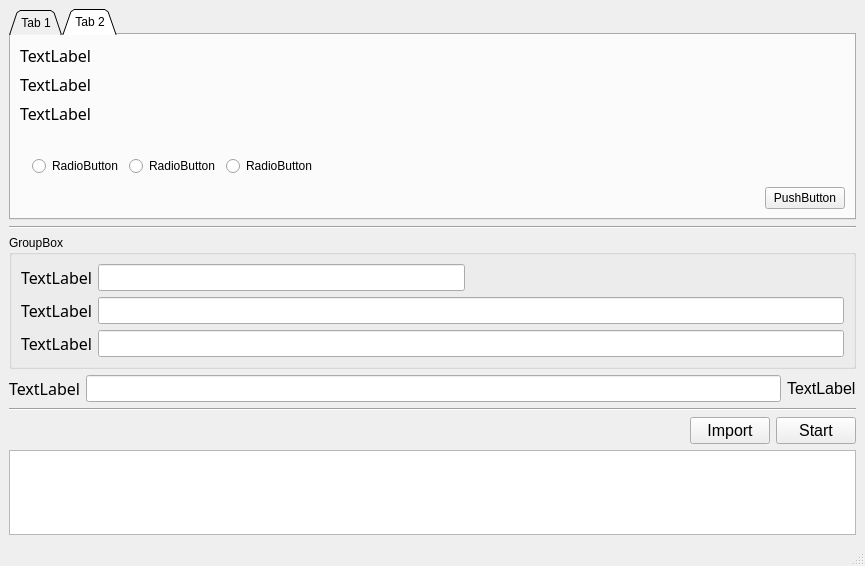
<?xml version="1.0" encoding="UTF-8"?>
<ui version="4.0">
 <class>MainWindow</class>
 <widget class="QMainWindow" name="MainWindow">
  <property name="geometry">
   <rect>
    <x>0</x>
    <y>0</y>
    <width>865</width>
    <height>566</height>
   </rect>
  </property>
  <property name="windowTitle">
   <string>MainWindow</string>
  </property>
  <widget class="QWidget" name="centralwidget">
   <layout class="QGridLayout" name="gridLayout_10">
    <item row="1" column="0">
     <widget class="Line" name="line_2">
      <property name="orientation">
       <enum>Qt::Horizontal</enum>
      </property>
     </widget>
    </item>
    <item row="2" column="0">
     <widget class="QGroupBox" name="groupBox">
      <property name="title">
       <string>GroupBox</string>
      </property>
      <layout class="QGridLayout" name="gridLayout_3">
       <item row="0" column="0">
        <layout class="QGridLayout" name="gridLayout">
         <item row="1" column="1" colspan="3">
          <widget class="QLineEdit" name="address_line">
           <property name="font">
            <font>
             <pointsize>12</pointsize>
            </font>
           </property>
          </widget>
         </item>
         <item row="0" column="0">
          <widget class="QLabel" name="number">
           <property name="font">
            <font>
             <family>標楷體</family>
             <pointsize>12</pointsize>
            </font>
           </property>
           <property name="text">
            <string>TextLabel</string>
           </property>
          </widget>
         </item>
         <item row="1" column="0">
          <widget class="QLabel" name="address">
           <property name="font">
            <font>
             <family>標楷體</family>
             <pointsize>12</pointsize>
            </font>
           </property>
           <property name="text">
            <string>TextLabel</string>
           </property>
          </widget>
         </item>
         <item row="2" column="1" colspan="3">
          <widget class="QLineEdit" name="name_line">
           <property name="font">
            <font>
             <pointsize>12</pointsize>
            </font>
           </property>
          </widget>
         </item>
         <item row="2" column="0">
          <widget class="QLabel" name="name">
           <property name="font">
            <font>
             <family>標楷體</family>
             <pointsize>12</pointsize>
            </font>
           </property>
           <property name="text">
            <string>TextLabel</string>
           </property>
          </widget>
         </item>
         <item row="0" column="3">
          <spacer name="horizontalSpacer_2">
           <property name="orientation">
            <enum>Qt::Horizontal</enum>
           </property>
           <property name="sizeHint" stdset="0">
            <size>
             <width>40</width>
             <height>20</height>
            </size>
           </property>
          </spacer>
         </item>
         <item row="0" column="1">
          <widget class="QLineEdit" name="number_line">
           <property name="font">
            <font>
             <pointsize>12</pointsize>
            </font>
           </property>
          </widget>
         </item>
        </layout>
       </item>
      </layout>
     </widget>
    </item>
    <item row="3" column="0">
     <layout class="QHBoxLayout" name="horizontalLayout">
      <item>
       <widget class="QLabel" name="file_name">
        <property name="font">
         <font>
          <family>標楷體</family>
          <pointsize>12</pointsize>
         </font>
        </property>
        <property name="text">
         <string>TextLabel</string>
        </property>
       </widget>
      </item>
      <item>
       <widget class="QLineEdit" name="file_name_line">
        <property name="sizePolicy">
         <sizepolicy hsizetype="Expanding" vsizetype="Minimum">
          <horstretch>0</horstretch>
          <verstretch>0</verstretch>
         </sizepolicy>
        </property>
        <property name="font">
         <font>
          <pointsize>12</pointsize>
         </font>
        </property>
       </widget>
      </item>
      <item>
       <widget class="QLabel" name="label">
        <property name="font">
         <font>
          <pointsize>12</pointsize>
         </font>
        </property>
        <property name="text">
         <string>TextLabel</string>
        </property>
       </widget>
      </item>
     </layout>
    </item>
    <item row="4" column="0">
     <widget class="Line" name="line">
      <property name="orientation">
       <enum>Qt::Horizontal</enum>
      </property>
     </widget>
    </item>
    <item row="5" column="0">
     <layout class="QGridLayout" name="gridLayout_9">
      <item row="0" column="0">
       <spacer name="horizontalSpacer">
        <property name="orientation">
         <enum>Qt::Horizontal</enum>
        </property>
        <property name="sizeHint" stdset="0">
         <size>
          <width>458</width>
          <height>20</height>
         </size>
        </property>
       </spacer>
      </item>
      <item row="0" column="1">
       <widget class="QPushButton" name="import_btm">
        <property name="sizePolicy">
         <sizepolicy hsizetype="Minimum" vsizetype="Minimum">
          <horstretch>0</horstretch>
          <verstretch>0</verstretch>
         </sizepolicy>
        </property>
        <property name="font">
         <font>
          <family>Arial</family>
          <pointsize>12</pointsize>
         </font>
        </property>
        <property name="mouseTracking">
         <bool>false</bool>
        </property>
        <property name="text">
         <string>Import</string>
        </property>
       </widget>
      </item>
      <item row="0" column="2">
       <widget class="QPushButton" name="start_btm">
        <property name="sizePolicy">
         <sizepolicy hsizetype="Minimum" vsizetype="Minimum">
          <horstretch>0</horstretch>
          <verstretch>0</verstretch>
         </sizepolicy>
        </property>
        <property name="font">
         <font>
          <family>Arial</family>
          <pointsize>12</pointsize>
         </font>
        </property>
        <property name="text">
         <string>Start</string>
        </property>
       </widget>
      </item>
      <item row="1" column="0" colspan="3">
       <widget class="QPlainTextEdit" name="status_txt"/>
      </item>
     </layout>
    </item>
    <item row="0" column="0">
     <widget class="QTabWidget" name="tabWidget">
      <property name="styleSheet">
       <string notr="true"/>
      </property>
      <property name="tabShape">
       <enum>QTabWidget::Triangular</enum>
      </property>
      <property name="currentIndex">
       <number>1</number>
      </property>
      <widget class="QWidget" name="tab_1">
       <attribute name="title">
        <string>Tab 1</string>
       </attribute>
       <layout class="QGridLayout" name="gridLayout_8">
        <item row="0" column="0">
         <layout class="QGridLayout" name="gridLayout_4">
          <item row="0" column="0" colspan="2">
           <layout class="QVBoxLayout" name="verticalLayout">
            <item>
             <widget class="QLabel" name="tab_1_title_1">
              <property name="font">
               <font>
                <family>標楷體</family>
                <pointsize>12</pointsize>
               </font>
              </property>
              <property name="text">
               <string>TextLabel</string>
              </property>
             </widget>
            </item>
            <item>
             <widget class="QLabel" name="tab_1_title_2">
              <property name="font">
               <font>
                <family>標楷體</family>
                <pointsize>12</pointsize>
               </font>
              </property>
              <property name="text">
               <string>TextLabel</string>
              </property>
              <property name="textFormat">
               <enum>Qt::AutoText</enum>
              </property>
             </widget>
            </item>
            <item>
             <widget class="QLabel" name="tab_1_title_3">
              <property name="font">
               <font>
                <family>標楷體</family>
                <pointsize>12</pointsize>
               </font>
              </property>
              <property name="text">
               <string>TextLabel</string>
              </property>
             </widget>
            </item>
           </layout>
          </item>
          <item row="1" column="0" colspan="2">
           <layout class="QGridLayout" name="gridLayout_2">
            <item row="1" column="4">
             <widget class="QLineEdit" name="build_No_input"/>
            </item>
            <item row="0" column="2" colspan="4">
             <spacer name="horizontalSpacer_5">
              <property name="orientation">
               <enum>Qt::Horizontal</enum>
              </property>
              <property name="sizeHint" stdset="0">
               <size>
                <width>468</width>
                <height>20</height>
               </size>
              </property>
             </spacer>
            </item>
            <item row="1" column="5">
             <widget class="QLabel" name="label_2">
              <property name="text">
               <string>TextLabel</string>
              </property>
             </widget>
            </item>
            <item row="1" column="1">
             <widget class="QLabel" name="build_num">
              <property name="text">
               <string>TextLabel</string>
              </property>
             </widget>
            </item>
            <item row="0" column="1">
             <widget class="QRadioButton" name="muilti">
              <property name="text">
               <string>R</string>
              </property>
              <attribute name="buttonGroup">
               <string notr="true">stamp_selection_group</string>
              </attribute>
             </widget>
            </item>
            <item row="0" column="0">
             <widget class="QRadioButton" name="single">
              <property name="text">
               <string>Radi</string>
              </property>
              <attribute name="buttonGroup">
               <string notr="true">stamp_selection_group</string>
              </attribute>
             </widget>
            </item>
            <item row="1" column="2">
             <widget class="QLineEdit" name="build_num_input">
              <property name="sizePolicy">
               <sizepolicy hsizetype="Minimum" vsizetype="Fixed">
                <horstretch>0</horstretch>
                <verstretch>0</verstretch>
               </sizepolicy>
              </property>
              <property name="minimumSize">
               <size>
                <width>133</width>
                <height>21</height>
               </size>
              </property>
             </widget>
            </item>
            <item row="1" column="3">
             <widget class="QLabel" name="build_No">
              <property name="text">
               <string>TextLabel</string>
              </property>
             </widget>
            </item>
           </layout>
          </item>
          <item row="2" column="0">
           <spacer name="horizontalSpacer_6">
            <property name="orientation">
             <enum>Qt::Horizontal</enum>
            </property>
            <property name="sizeHint" stdset="0">
             <size>
              <width>608</width>
              <height>20</height>
             </size>
            </property>
           </spacer>
          </item>
          <item row="2" column="1">
           <widget class="QPushButton" name="config_1_btm">
            <property name="text">
             <string>PushButton</string>
            </property>
           </widget>
          </item>
         </layout>
        </item>
       </layout>
      </widget>
      <widget class="QWidget" name="tab_2">
       <attribute name="title">
        <string>Tab 2</string>
       </attribute>
       <layout class="QGridLayout" name="gridLayout_7">
        <item row="0" column="0">
         <layout class="QGridLayout" name="gridLayout_6">
          <item row="0" column="0" colspan="2">
           <layout class="QVBoxLayout" name="verticalLayout_2">
            <item>
             <widget class="QLabel" name="tab_2_title_1">
              <property name="font">
               <font>
                <family>標楷體</family>
                <pointsize>12</pointsize>
               </font>
              </property>
              <property name="text">
               <string>TextLabel</string>
              </property>
             </widget>
            </item>
            <item>
             <widget class="QLabel" name="tab_2_title_2">
              <property name="font">
               <font>
                <family>標楷體</family>
                <pointsize>12</pointsize>
               </font>
              </property>
              <property name="text">
               <string>TextLabel</string>
              </property>
              <property name="textFormat">
               <enum>Qt::AutoText</enum>
              </property>
             </widget>
            </item>
            <item>
             <widget class="QLabel" name="tab_2_title_3">
              <property name="font">
               <font>
                <family>標楷體</family>
                <pointsize>12</pointsize>
               </font>
              </property>
              <property name="text">
               <string>TextLabel</string>
              </property>
             </widget>
            </item>
           </layout>
          </item>
          <item row="1" column="0" colspan="2">
           <layout class="QGridLayout" name="gridLayout_5">
            <item row="1" column="5">
             <spacer name="horizontalSpacer_8">
              <property name="orientation">
               <enum>Qt::Horizontal</enum>
              </property>
              <property name="sizeHint" stdset="0">
               <size>
                <width>78</width>
                <height>20</height>
               </size>
              </property>
             </spacer>
            </item>
            <item row="0" column="0" colspan="6">
             <spacer name="horizontalSpacer_7">
              <property name="orientation">
               <enum>Qt::Horizontal</enum>
              </property>
              <property name="sizeHint" stdset="0">
               <size>
                <width>538</width>
                <height>20</height>
               </size>
              </property>
             </spacer>
            </item>
            <item row="1" column="2">
             <widget class="QRadioButton" name="radioButton_1">
              <property name="text">
               <string>RadioButton</string>
              </property>
              <attribute name="buttonGroup">
               <string notr="true">audit_selection_group</string>
              </attribute>
             </widget>
            </item>
            <item row="1" column="3">
             <widget class="QRadioButton" name="radioButton_2">
              <property name="text">
               <string>RadioButton</string>
              </property>
              <attribute name="buttonGroup">
               <string notr="true">audit_selection_group</string>
              </attribute>
             </widget>
            </item>
            <item row="1" column="4">
             <widget class="QRadioButton" name="radioButton_3">
              <property name="text">
               <string>RadioButton</string>
              </property>
              <attribute name="buttonGroup">
               <string notr="true">audit_selection_group</string>
              </attribute>
             </widget>
            </item>
           </layout>
          </item>
          <item row="2" column="0">
           <spacer name="horizontalSpacer_4">
            <property name="orientation">
             <enum>Qt::Horizontal</enum>
            </property>
            <property name="sizeHint" stdset="0">
             <size>
              <width>438</width>
              <height>20</height>
             </size>
            </property>
           </spacer>
          </item>
          <item row="2" column="1">
           <widget class="QPushButton" name="config_2_btm">
            <property name="text">
             <string>PushButton</string>
            </property>
           </widget>
          </item>
         </layout>
        </item>
       </layout>
      </widget>
     </widget>
    </item>
   </layout>
  </widget>
  <widget class="QMenuBar" name="menubar">
   <property name="geometry">
    <rect>
     <x>0</x>
     <y>0</y>
     <width>865</width>
     <height>22</height>
    </rect>
   </property>
  </widget>
  <widget class="QStatusBar" name="statusbar"/>
 </widget>
 <resources/>
 <connections/>
 <buttongroups>
  <buttongroup name="stamp_selection_group"/>
  <buttongroup name="audit_selection_group"/>
 </buttongroups>
</ui>
